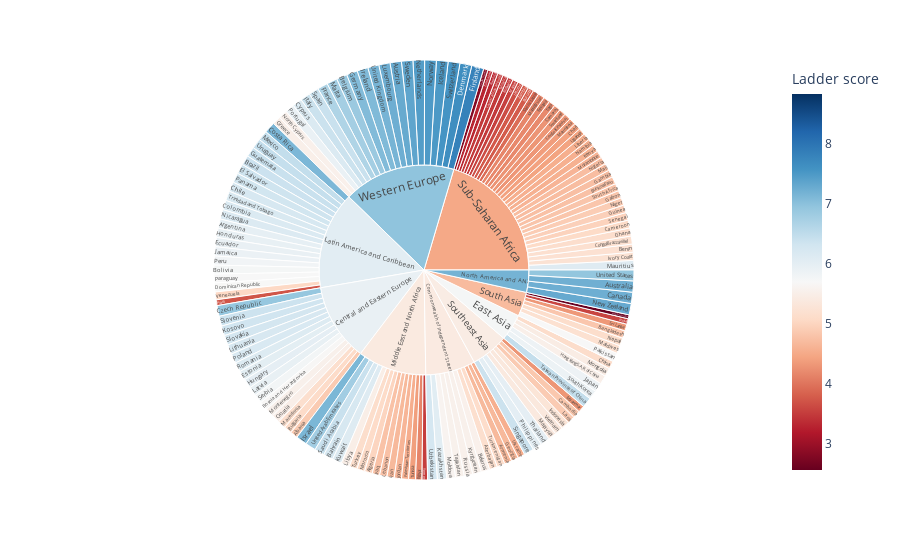

Notebook code for this chart:
### Code cell
#sunburst chart of region, country, ladder score, and gdp

import plotly.express as px

fig = px.sunburst(data_2020, path=['Regional indicator', 'Country name'], values='Ladder score',
                  color='Ladder score', hover_data=['Logged GDP per capita'],
                  color_continuous_scale='RdBu',
                  color_continuous_midpoint=np.average(data_2020['Ladder score'], weights=data_2020['Ladder score']))
fig.update_layout(hovermode="x unified")
fig.show()

### Figure 1 — Plotly figure (JSON) as saved in the notebook; plotly's stock layout.template omitted (floating-point values rounded to 4 significant figures; data arrays with more than 128 entries replaced by an {"elided": "..."} marker saying what was removed)
{"data": [{"branchvalues": "total", "customdata": {"elided": "163x2 mixed values"}, "domain": {"x": [0, 1], "y": [0, 1]}, "hovertemplate": "labels=%{label}<br>Ladder score_sum=%{value}<br>parent=%{parent}<br>id=%{id}<br>Logged GDP per capita=%{customdata[0]}<br>Ladder score=%{color}<extra></extra>", "ids": {"elided": "163 str values"}, "labels": {"elided": "163 str values"}, "marker": {"coloraxis": "coloraxis", "colors": {"elided": "163 float values"}}, "name": "", "parents": {"elided": "163 str values"}, "type": "sunburst", "values": {"elided": "163 float values"}}], "layout": {"coloraxis": {"cmid": 5.698, "colorbar": {"title": {"text": "Ladder score"}}, "colorscale": [[0, "rgb(103,0,31)"], [0.1, "rgb(178,24,43)"], [0.2, "rgb(214,96,77)"], [0.3, "rgb(244,165,130)"], [0.4, "rgb(253,219,199)"], [0.5, "rgb(247,247,247)"], [0.6, "rgb(209,229,240)"], [0.7, "rgb(146,197,222)"], [0.8, "rgb(67,147,195)"], [0.9, "rgb(33,102,172)"], [1, "rgb(5,48,97)"]]}, "hovermode": "x unified", "legend": {"tracegroupgap": 0}, "margin": {"t": 60}}}
